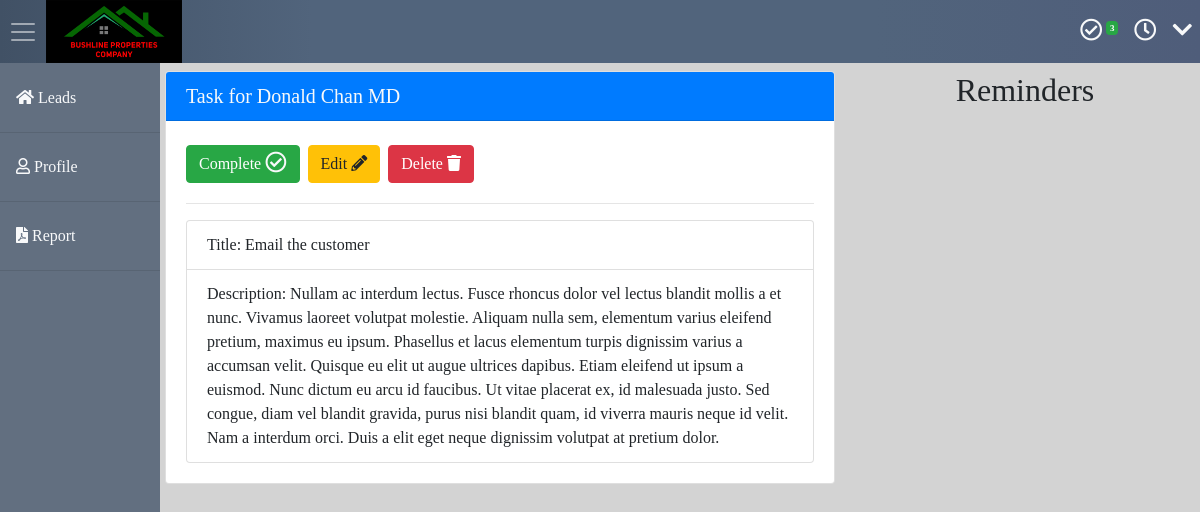
The page /task/751/ (signed in) on the database as committed earlier.
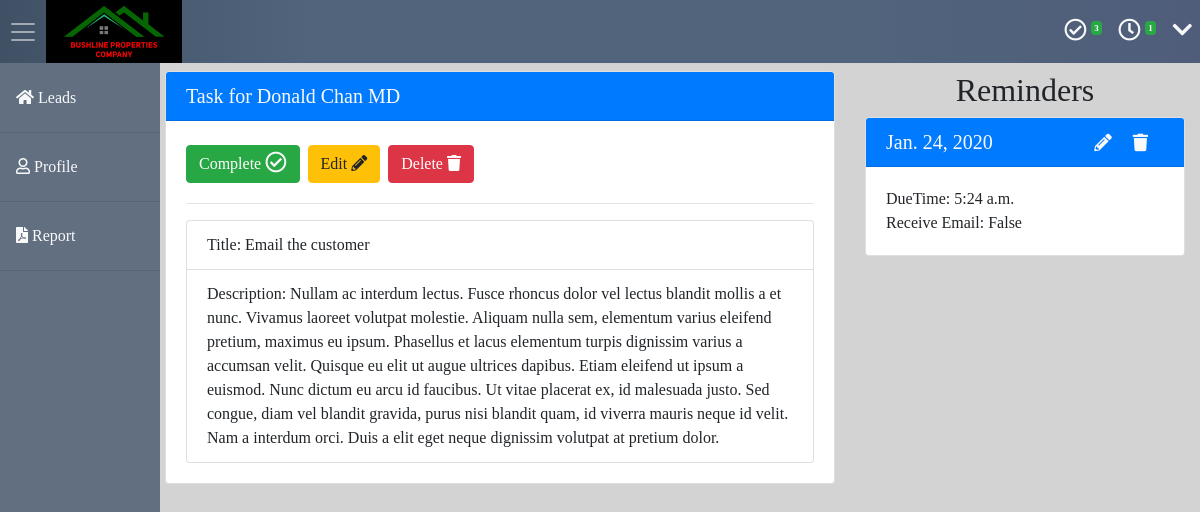
The same page on the database as committed later.
### lead/models.py (models this page shows, shortened)
class Reminder(models.Model):
    task = models.ForeignKey(Task, on_delete=models.CASCADE)
    updateDate = models.DateTimeField(auto_created=True, auto_now=True, blank=False, null=False)
    dueDate = models.DateField(auto_created=True, blank=False, null=False)
    dueTime = models.TimeField(default=timezone.now, blank=False, null=False)
    email = models.BooleanField(default=False)
    trash = models.BooleanField(default=False)

### lead/views.py (the view)
# urls.py: path('task/<int:pk>/', views.TaskDetailView.as_view(), name='task_detail'),
class TaskDetailView(LoginRequiredMixin, DetailView):
    template_name = 'lead/detail.html'
    model = Task
    def get_context_data(self, **kwargs):
        context = super().get_context_data(**kwargs)
        if self.request.user.is_authenticated:
            context['task_count'] = Task.objects.filter(
                lead=self.object.lead, author=self.request.user, trash=False).all()
            context['task_detail'] = True
            context['reminders'] = Reminder.objects.filter(
                task__completed=False,
                dueDate__gte=timezone.now().today(),  # make sure that the dueDate has not expired
                task__author=self.request.user,  # the user is the one is the owner
                trash=False,  # the reminder is not in the trash
                task=self.object
            ).all()
            context['reminder_form'] = ReminderForm()
        return context
    def get_queryset(self):
        return Task.objects.filter(trash=False).order_by('-pk')

### lead/templatetags/filt.py (called while the page is built)
@register.filter(name='is_checkbox')
def is_checkbox(value):
    return isinstance(value, CheckboxInput)

### lead/templates/lead/detail.html (shortened to what this page needs)
{% extends "lead/base.html" %}
    {% block content %}
    <div class="container">
      <div class="row">
        <div class="col-12">
          {% if lead_detail %}
          {% include "lead/lead_detail.html" %}
          {% else %} {% include "lead/task_detail.html" %} {% endif %}
        </div>
      </div>
    </div>
    {% endblock content %}

### lead/templates/lead/task_detail.html
<div class="row mt-2">
  <div class="col-sm-8">
    <div class="card">
      <h5 class="card-header text-light bg-primary">
        Task for
        <a class="text-light" href="{% url 'lead_detail' pk=object.lead.pk %}">{{object.lead.name}}</a>
      </h5>
      <div class="card-body">
        {% if not object.completed %}
        <a href="{% url 'task_complete' pk=object.pk %}" class="btn btn-success mr-1  my-1">Complete <i
            class="far text-light fa-lg fa-check-circle"></i></a>
        <a href="{% url 'task_edit' pk=object.pk %}" class="btn btn-warning mr-1 my-1">Edit <i
            class="fas fa-pencil-alt"></i></a>
        <a href="{% url 'task_remove' pk=object.pk %}" class="btn btn-danger mr-1  my-1">Delete <i
            class="fas fa-trash"></i></a>
        {% else %}
        <h5>Completed</h5>
        {% endif %}
        <hr />
        <section role="leadinformation">
          <ul class="list-group">
            <li class="list-group-item">
              Title: {{object.title}}
            </li>
            <li class="list-group-item">
              Description: {{object.description}}
            </li>
          </ul>
        </section>
      </div>
    </div>
  </div>
  <div class="col-sm-4">
    <h2 class="text-center">Reminders</h2>
    {% if reminders %}
    {% for reminder in reminders %}
    <div class="card mb-2">
      <h5 class="card-header bg-primary">
        <a class="text-light" href="{% url 'task_detail' pk=task.pk %}">{{reminder.dueDate}}</a>
        {% if reminder.task.completed %}
        <i class="far text-light float-right fa-check-circle"></i>
        {% else %}
        <span class="float-right">
          <a href="{% url 'reminder_update' pk=reminder.pk %}" class="text-light m-0 pr-3"><i
              class="fas fa-sm fa-pencil-alt"></i></a>
          <a href="{% url 'reminder_remove' pk=reminder.pk %}" class="text-light m-0 pr-3"><i
              class="fas fa-sm fa-trash"></i></a>
        </span>
        {% endif %}
      </h5>
      <div class="card-body">
        <section role="leadinformation">
          DueTime: {{reminder.dueTime}} <br>
          Receive Email:
          {% if reminder.email %}
          True
          {% else%}
          False
          {% endif %}
        </section>
      </div>
    </div>
    {% endfor %}
    {% endif %}
  </div>
</div>

Rows that differ between the two databases and show on the page:
added Reminder: dueDate "Jan. 24, 2020", dueTime "5:24 a.m.", email "False"
Other text that changed with them:
{{ reminders|length }}: (not shown) → "1"
